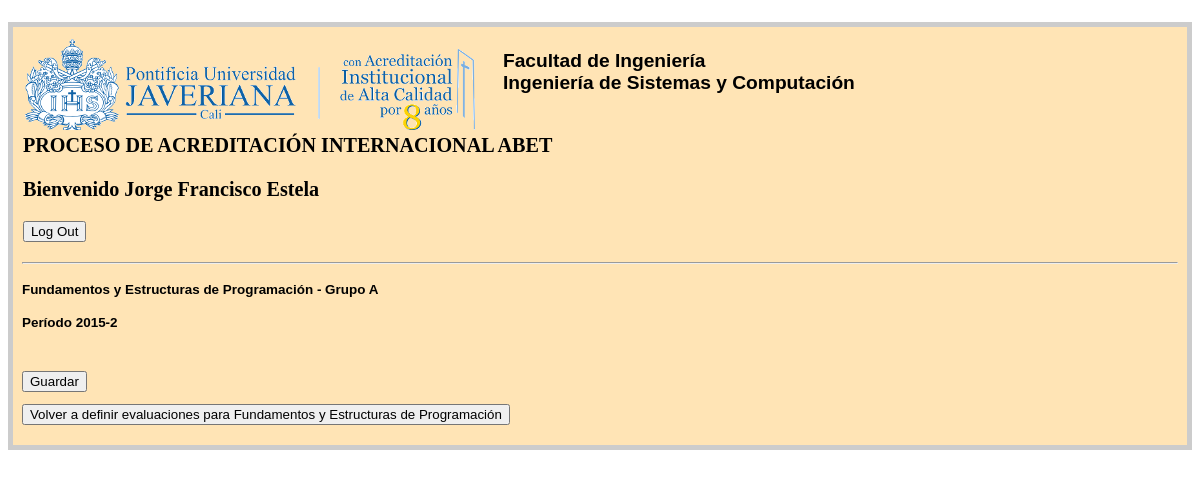
The page /2015-2/300CIP002/A/assessments (signed in) on the database its author committed.
### tables this page shows
CREATE TABLE ACREDITACION_ABET 
(
        -- Ej. 40
	ID_CARRERA INT NOT NULL,
        -- Ej. Ingenier�a de Sistemas y Computaci�n
	NOMBRE_CARRERA TEXT NOT NULL,
        -- Ej. 2014-1
	PERIODO TEXT NOT NULL,
	      -- Ej. 3, 5
	RELEVANCIA INT NOT NULL,

	PRIMARY KEY (ID_CARRERA, PERIODO)
);

CREATE TABLE ASIGNATURA
(
	ID INTEGER PRIMARY KEY AUTOINCREMENT,
        -- C�digo de la Asignatura. Ej. 300CIP001
	CODIGO TEXT NOT NULL,
        -- Ej. A
	GRUPO TEXT NOT NULL,
        -- Ej. INTRODUCCION A LA PROGRAMACION
	NOMBRE CHAR(50) NOT NULL,
        -- Ej. 40
	ID_CARRERA INT NOT NULL,
        -- Ej. 0012941
	ID_PROFESOR INT NOT NULL,
        -- Ej. 2013-2
  PERIODO TEXT NOT NULL,

	FOREIGN KEY (ID_CARRERA, PERIODO)
	REFERENCES ACREDITACION_ABET (ID_CARRERA, PERIODO),
	FOREIGN KEY (ID_PROFESOR)
	REFERENCES PROFESOR (ID),
	UNIQUE (CODIGO, GRUPO, PERIODO)
);

### main.py (the view, shortened to what this page needs)
@app.route('/<periodo>/<codigo>/<grupo>/assessments', methods=['GET', 'POST'])
@login_required
def indicadores(periodo, codigo, grupo):
    db = get_db()
    cur1 = db.execute(
        "select d.nombre, d.codigo, d.grupo, d.periodo, d.id, d.id_carrera, e.nombre_carrera \
        from asignatura as d, acreditacion_abet as e \
        where d.codigo=? and d.grupo=? and d.periodo=? and d.id_carrera = e.id_carrera",
        [codigo, grupo, periodo])
    detalles = cur1.fetchall()[0]
    cur2 = db.execute(
        "select d.evaluacion, d.id_evaluacion, e.competencia, e.porcentaje, f.descripcion \
        from instrumento as d, (select * from porcentaje_abet as pa inner join Descripcion_A_K as dsak on pa.Id_COMPETENCIA = dsak.competencia) as e, resultado_de_programa as f \
        where e.porcentaje > 0 and d.id_evaluacion = e.evaluacion and e.competencia = f.id and e.asignatura=? \
            and f.carrera=? \
        order by d.id_evaluacion",
        [detalles[4], detalles[5]])
    resprog = cur2.fetchall()
    cur3 = db.execute(
        "select d.evaluacion, e.competencia, e.porcentaje, e.superior \
        from instrumento as d, (select * from porcentaje_abet as pa inner join Descripcion_A_K as dsak on pa.Id_COMPETENCIA = dsak.competencia) as e, indicador_de_desempeno as f \
        where d.id_evaluacion = e.evaluacion and f.id = e.competencia and e.nivel = 3 and d.asignatura = ?",[detalles[4]])
    porcindicadores = cur3.fetchall()
    inst = []
    i = 0
    cur4 = db.execute(
        "select id, descripcion, resultado_de_programa from indicador_de_desempeno where carrera=?",
        [detalles[5]])
    usuario = session['id_prof'][1] if 'id_prof' in session else session['user']
    power = session['lvl']
    entries = {'detalles': detalles, 'resprog': inst, 'indicdesemp': cur4.fetchall(), 'usuario' : usuario, 'permisos' : power }
    return render_template('assessments.html', entries=entries)

### main.py (called while the page is built)
def connect_db():
    return sqlite3.connect(app.config['DATABASE'])

def get_db():
    if not hasattr(g, 'sqlite_db'):
        g.sqlite_db = connect_db()
    return g.sqlite_db

def login_required(f):
   @wraps(f)
   def wrap(*args, **kwargs):
       if 'logged_in' in session:
           return f(*args, **kwargs)
       else:
           return redirect(url_for('login'))
   return wrap

### templates/assessments.html (shortened to what this page needs)
<!doctype html lang="es">
<head>
    <link rel="stylesheet" href="http://code.jquery.com/ui/1.10.4/themes/smoothness/jquery-ui.css">
    <link rel=stylesheet type=text/css href="{{ url_for('static', filename='style.css') }}">
</head>
<body onload="sumarPorcentajes()">
<div class=page>
  {% block body %}
  <table>
  <tr>
    <td><img src="../../../static/logo.png"></td>
    <td width="20">&nbsp;</td>
    <td><h4>Facultad de Ingeniería<br>{{entries.detalles[6]}}</h4></td>
  </tr>
  </table>
  <h1>PROCESO DE ACREDITACIÓN INTERNACIONAL ABET <form action="{{ url_for('logout')}}"><p>Bienvenido {{ entries.usuario }} </p>
        <input type=submit value='Log Out'>
        </form></h1>
  <hr>
  <h4>{{ entries.detalles[0] }} - Grupo {{ entries.detalles[2] }}</h4>
  <h4>Período {{ entries.detalles[3] }}</h4>
  <br>
  <form name="forma" id="forma" action="{{ url_for('guardarPesosIndicadores', periodo=entries.detalles[3], codigo=entries.detalles[1], grupo=entries.detalles[2])}}" method=post>
  <br>
  <input type=submit id="guardarNotas" onmouseover="Endisable()" value='Guardar'>
  </form>
  <form name="botonvolver"  action="{{ url_for('instrumentos', periodo=entries.detalles[3], codigo=entries.detalles[1], grupo=entries.detalles[2])}}">
    <input type=submit  onmouseover="Endisable()"  value='Volver a definir evaluaciones para {{entries.detalles[0]}}'>
  </form>
  {% endblock %}
</div>
</body>

### static/style.css (style rules this page uses)
body { font-family: sans-serif; }
a, h1, h2 { color: #377ba8; }
h1, h2 { color: black; }
h1, h2, h3 { font-family: 'Georgia', serif; margin: 1; }
h1 { font-size: 1.8em; }
h4 { font-size: 1.2em; }
.page { margin: 2em auto; width: 50em auto; height: 50em auto; border: 5px solid #ccc; padding: 0.8em; background: rgb(255,228,181); }

### rows shown on the page
ACREDITACION_ABET: NOMBRE_CARRERA "Ingeniería de Sistemas y Computación"
ASIGNATURA: NOMBRE "Fundamentos y Estructuras de Programación", GRUPO "A", PERIODO "2015-2", NOMBRE "Volver a definir evaluaciones para Fundamentos y Estructuras de Programación"

### other values the page prints
{{ entries.usuario }} "Jorge Francisco Estela"
